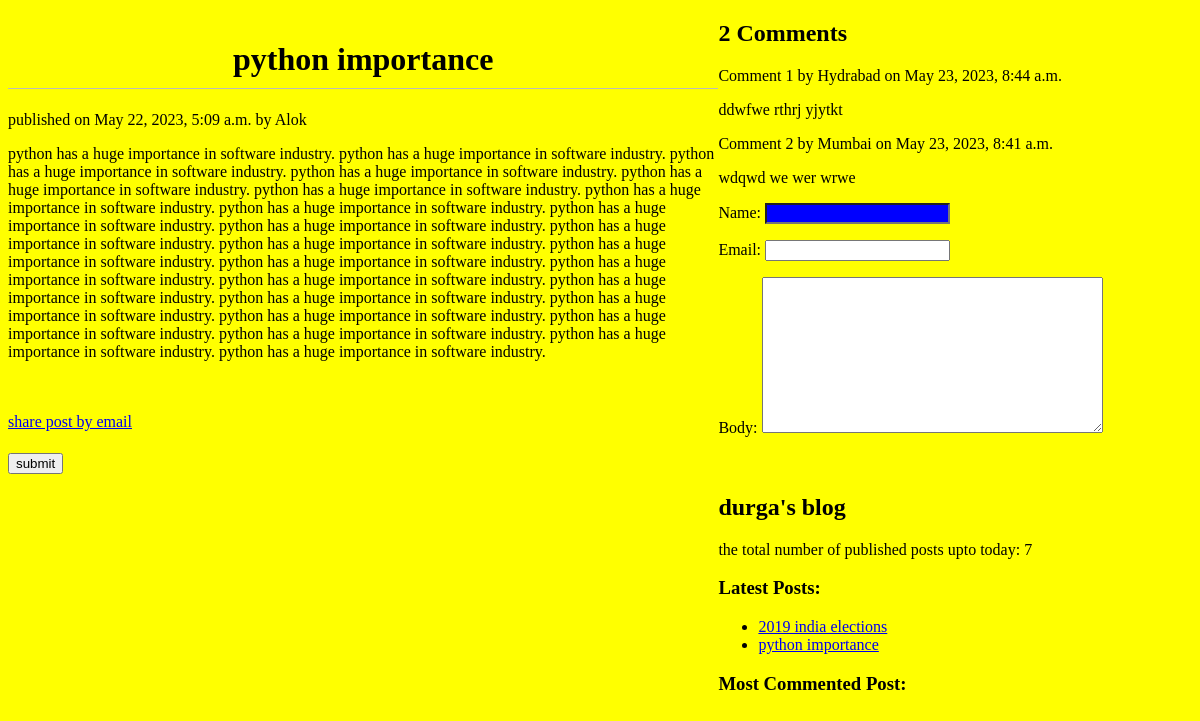
Screenshot of /2023/05/22/python-importance with the database file from the repository.
### blog/models.py (models this page shows, shortened)
class Post(models.Model):
    STATUS_CHOICES = (('draft','Draft'),('published','Published'))
    title=models.CharField(max_length=256)
    slug=models.SlugField(max_length=264,unique_for_date='publish')
    author=models.ForeignKey(User,on_delete=models.CASCADE,related_name='blog_posts')
    body=models.TextField()
    publish=models.DateTimeField(default=timezone.now)
    created=models.DateTimeField(auto_now_add=True)
    updated=models.DateTimeField(auto_now=True)
    status=models.CharField(max_length=10,choices=STATUS_CHOICES,default='draft')
    objects=CustomManager()
    tags=TaggableManager()
    class Meta:
        ordering=('-publish',)
    def get_absolute_url(self):
        return reverse('post_detail',args=[self.publish.year,
                                           self.publish.strftime('%m'),self.publish.strftime('%d'),
                                           self.slug])

class Comment(models.Model):
    post = models.ForeignKey(Post,related_name='comments',on_delete=models.CASCADE)
    name = models.CharField(max_length=32)
    email=models.EmailField()
    body = models.TextField()
    created = models.DateTimeField(auto_now_add=True)
    updated = models.DateTimeField(auto_now=True)
    active = models.BooleanField(default=True)
    class Meta:
        ordering = ('-created',)

### blog/views.py (the view)
# urls.py: path('<int:year>/<int:month>/<int:day>/<str:post>',views.post_detail_view,name='post_detail'),
def post_detail_view(request,year,month,day,post):
    post = get_object_or_404(Post,slug=post,status='published',publish__year=year,
                             publish__month=month,publish__day=day)
    comments = post.comments.filter(active=True)
    csubmit = False
    if request.method == 'POST':
        form = CommentForm(request.POST)
        if form.is_valid():
            new_comment = form.save(commit=False)
            new_comment.post = post
            new_comment.save()
            csubmit=True
    else:
        form =CommentForm()
    return render(request,'blog/post_detail.html',{'post':post,'form':form,'csubmit':csubmit,'comments':comments})

### blog/forms.py
class CommentForm(forms.ModelForm):
    class Meta:
        model = Comment
        fields = ('name','email','body')

### blog/models.py (called while the page is built)
    def get_queryset(self):
        return super().get_queryset().filter(status='published')

### blog/templatetags/blog_tags.py (called while the page is built)
@register.simple_tag(name='mytag')
def total_post():
    return Post.objects.count()

@register.inclusion_tag('blog/latest_posts123.html')
def show_latest_posts():
    latest_posts=Post.objects.order_by('-publish',)[:2]
    return {'latest_posts':latest_posts}

### templates/blog/post_detail.html (shortened to what this page needs)
{%extends 'blog/base.html' %}
{%block body%}
<div class="content">
<h1>{{post.title}}</h1>
<p id="date">published on {{post.publish}} by {{post.author|title}}</p>
{{post.body|linebreaks}}<br><br>
    <a href="/{{post.id}}/share">share post by email</a>
</div>
{%with comments.count as comments_count%}
<h2>{{comments_count}} Comment{{comments_count|pluralize}}</h2>
{%endwith%}
{%if comments%}
{%for comment in comments%}
<p>Comment {{forloop.counter}} by {{comment.name}} on {{comment.created}}</p>
{{comment.body|linebreaks}}
{%endfor%}
{%else%}
<p>there are no comments yet</p>
{%endif%}
{%if csubmit%}
<h2>your comment added successfully</h2>
{%else%}
<form method="post">
    {{form.as_p}}
    <input type="submit" value="submit">
</form>
{%endif%}
{%endblock%}

### templates/blog/latest_posts123.html
<ul>
    {%for post in latest_posts%}
    <li><a href="{{post.get_absolute_url}}">{{post.title}}</a></li>
    {%endfor%}
</ul>

### statics/css/blog.css (style rules this page uses)
body { background:yellow; }
.content { width:60%; float:left; background:yellow; }
h1 { text-align:center; border-bottom:1px solid #bbb; padding-bottom:10px; }
a { text-decorator:none; }
input[type=text] { background:blue; color:white; }

### rows the page displays
Post: title "python importance", publish "May 22, 2023, 5:09 a.m.", author "Alok", body "python has a huge importance in software industry. python has a huge importance in software industry. python has a huge importance in software industry. python has a huge importance in software industry. python has a huge importance in software industry. python has a huge importance in software industry. python has a huge importance in software industry. python has a huge importance in software industry. python has a huge importance in software industry. python has a huge importance in software industry. python has a huge importance in software industry. python has a huge importance in software industry. python has a huge importance in software industry. python has a huge importance in…"
Comment: name "Hydrabad", created "May 23, 2023, 8:44 a.m.", body "ddwfwe rthrj yjytkt"
Comment: name "Mumbai", created "May 23, 2023, 8:41 a.m.", body "wdqwd we wer wrwe"
Post: title "2019 india elections"

### other values shown
{{ comments_count }} "2"
